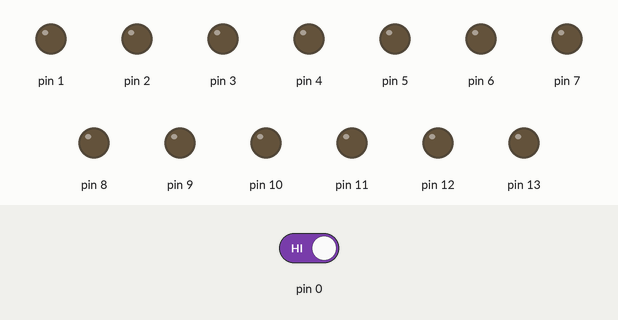
Bench run of a sketch on a simulated Arduino Uno, built with avr-gcc and run on an emulated ATmega328P. On the bench: output pins drawn as LEDs (lit = HIGH). Dashed ring = blinking. The inputs (shaded band) are chosen by the test bench; at power-on: pin 0 HIGH. Random numbers use the default seed unless the sketch sets one.

Above: at 1.2 s.
1.3 s: pin 0 driven LOW
At 1.9 s:
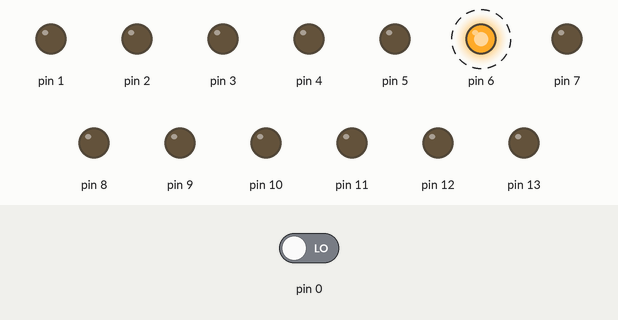
4.3 s: pin 0 driven HIGH
7.3 s: pin 0 driven LOW
At 8.45 s:
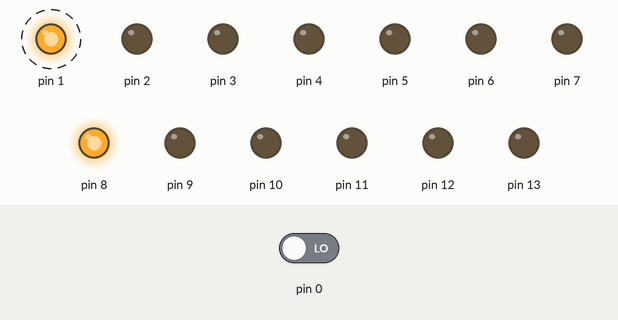
10.3 s: pin 0 driven HIGH
13.3 s: pin 0 driven LOW
At 13.9 s:
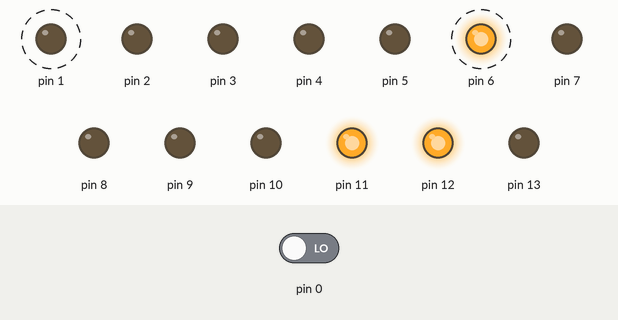
Timing chart, 0 to 25.7 s (numbered marks = the images above; inputs shaded):
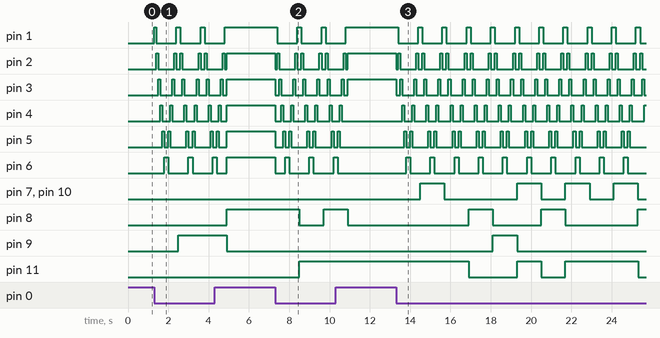

Measured:
- after the input at 1.3 s, pin 1: LOW → HIGH at once, then repeats every 1.2 s: LOW 1.0 s, HIGH 0.20 s; pin 2: LOW → HIGH after 0.10 s, then repeats every 1.2 s: LOW 0.80 s, HIGH 0.10 s, LOW 0.20 s, HIGH 0.10 s
- after the input at 7.3 s, pin 1: alternates HIGH for 0.20 s and LOW for 1.0 s, starting after 0.10 s; pin 2: HIGH → LOW at once, then repeats every 1.2 s: HIGH 0.10 s, LOW 0.80 s, HIGH 0.10 s, LOW 0.20 s
- after the input at 13.3 s, pin 1: alternates HIGH for 0.20 s and LOW for 1.0 s, starting after 0.10 s; pin 2: HIGH → LOW at once, then repeats every 1.2 s: HIGH 0.10 s, LOW 0.80 s, HIGH 0.10 s, LOW 0.20 s

The sketch:

project_com_pro1.ino
```cpp
void setup()
{
  pinMode(0, INPUT);
  pinMode(1, OUTPUT);
  pinMode(2, OUTPUT);
  pinMode(3, OUTPUT);
  pinMode(4, OUTPUT);
  pinMode(5, OUTPUT);
  pinMode(6, OUTPUT);
  pinMode(7, OUTPUT);
  pinMode(8, OUTPUT);
  pinMode(9, OUTPUT);
  pinMode(10, OUTPUT);
  pinMode(11,OUTPUT);
  pinMode(12, OUTPUT);
  pinMode(13,OUTPUT);
}

void showNumber(int number) {

  if (number == 1)
  {
      digitalWrite(7, HIGH); //A
      digitalWrite(8, LOW); //B
      digitalWrite(9, LOW);//C
      digitalWrite(10, HIGH); //D
      digitalWrite(11, HIGH); //E
      digitalWrite(12, HIGH); //F
      digitalWrite(13, HIGH); //G
  }
  if (number == 2)
  {
      digitalWrite(7, LOW); //A
      digitalWrite(8, LOW); //B
      digitalWrite(9, HIGH);//C
      digitalWrite(10,LOW); //D
      digitalWrite(11, LOW); //E
      digitalWrite(12, HIGH); //F
      digitalWrite(13, LOW); //G
  }
  if (number == 3)
  {
      digitalWrite(7, LOW); //A
      digitalWrite(8, LOW); //B
      digitalWrite(9, LOW);//C
      digitalWrite(10, LOW); //D
      digitalWrite(11, HIGH); //E
      digitalWrite(12, HIGH); //F
      digitalWrite(13, LOW); //G
  }
  if (number == 4)
  {
      digitalWrite(7, HIGH); //A
      digitalWrite(8, LOW); //B
      digitalWrite(9, LOW);//C
      digitalWrite(10, HIGH); //D
      digitalWrite(11, HIGH); //E
      digitalWrite(12, LOW); //F
      digitalWrite(13, LOW); //G
  }
  if (number == 5)
  {
     digitalWrite(7, LOW); //A
      digitalWrite(8, HIGH); //B
      digitalWrite(9, LOW);//C
      digitalWrite(10, LOW); //D
      digitalWrite(11, HIGH); //E
      digitalWrite(12, LOW); //F
      digitalWrite(13, LOW); //G
  }
  if (number == 6)
  {
      digitalWrite(7, LOW); //A
      digitalWrite(8, HIGH); //B
      digitalWrite(9, LOW);//C
      digitalWrite(10, LOW); //D
      digitalWrite(11, LOW); //E
      digitalWrite(12, LOW); //F
      digitalWrite(13, LOW); //G
  }
    digitalWrite(1, HIGH);
  if (number >= 2) {
    digitalWrite(2, HIGH);
  }
  if (number >= 3) {
    digitalWrite(3, HIGH);
  }
  if (number >= 4) {
    digitalWrite(4, HIGH);
  }
  if (number >= 5) {
    digitalWrite(5, HIGH);
  }
  if (number == 6) {
    digitalWrite(6, HIGH);
  }
}

void buildUpTension() {
  // left to right
  for (int i=1;i<=6;i++) {
    if (i!=1){
      digitalWrite(i-1, LOW);
    }
    digitalWrite(i, HIGH);
    delay(100);
  }
  // right to left
  for (int i=6;i>=1;i--) {
    if (i!=6) {
      digitalWrite(i+1, LOW);
    }
    digitalWrite(i, HIGH);
    delay(100);
  }
}

int throwDice() {
  int randNumber = random(1,7);

  #ifdef DEBUG
    Serial.println(randNumber);
  #endif

  return randNumber;
}

void setAllLEDs(int value) {
  for (int i=1; i<=6; i++) {
    digitalWrite(i, value);
  }
}

void loop() {

  if (digitalRead(0) == LOW) {
    // remove previous number
    setAllLEDs(LOW);

    buildUpTension();
    int thrownNumber = throwDice();
    showNumber(thrownNumber);
  }
  else {

  }
}
```
